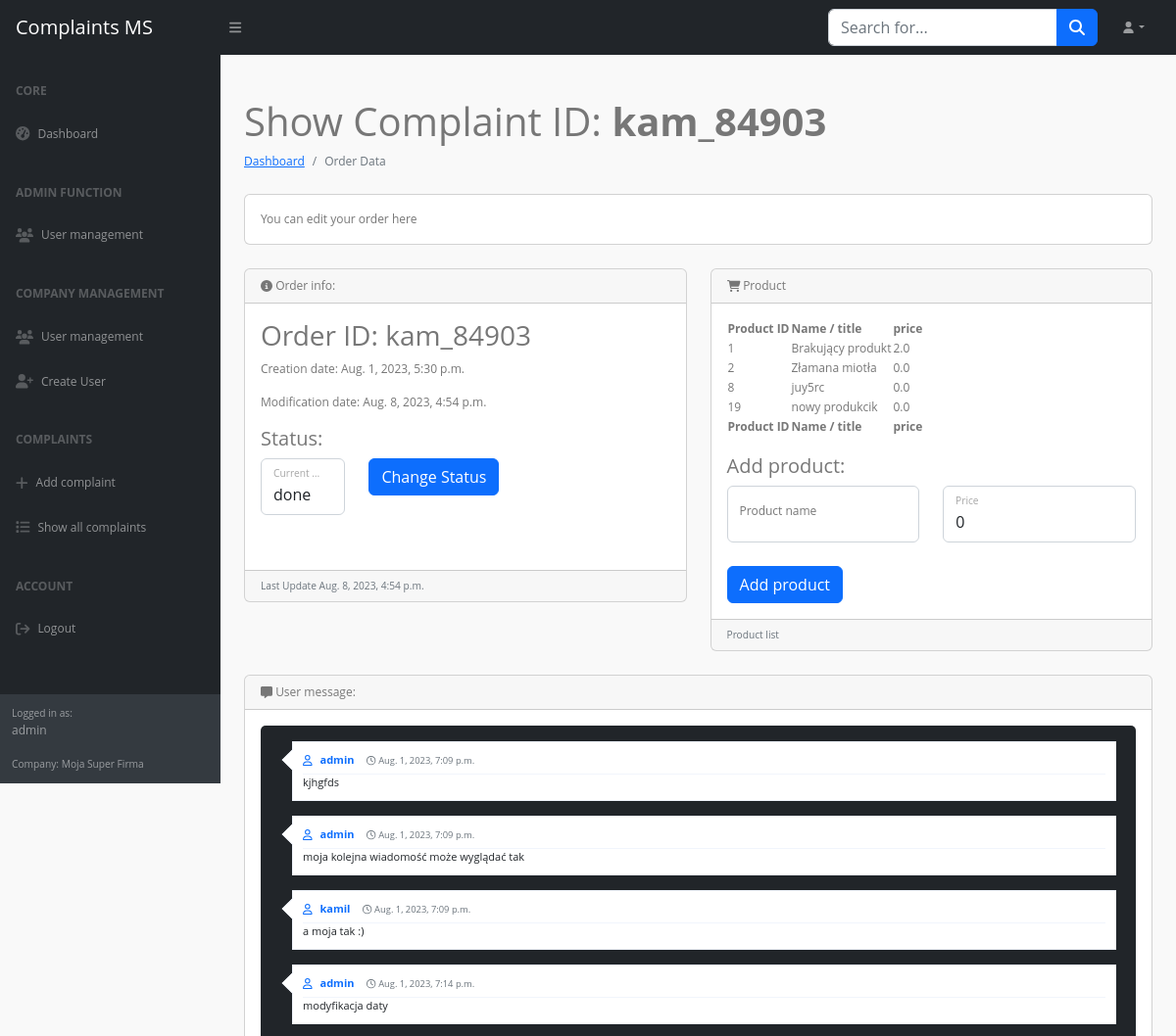
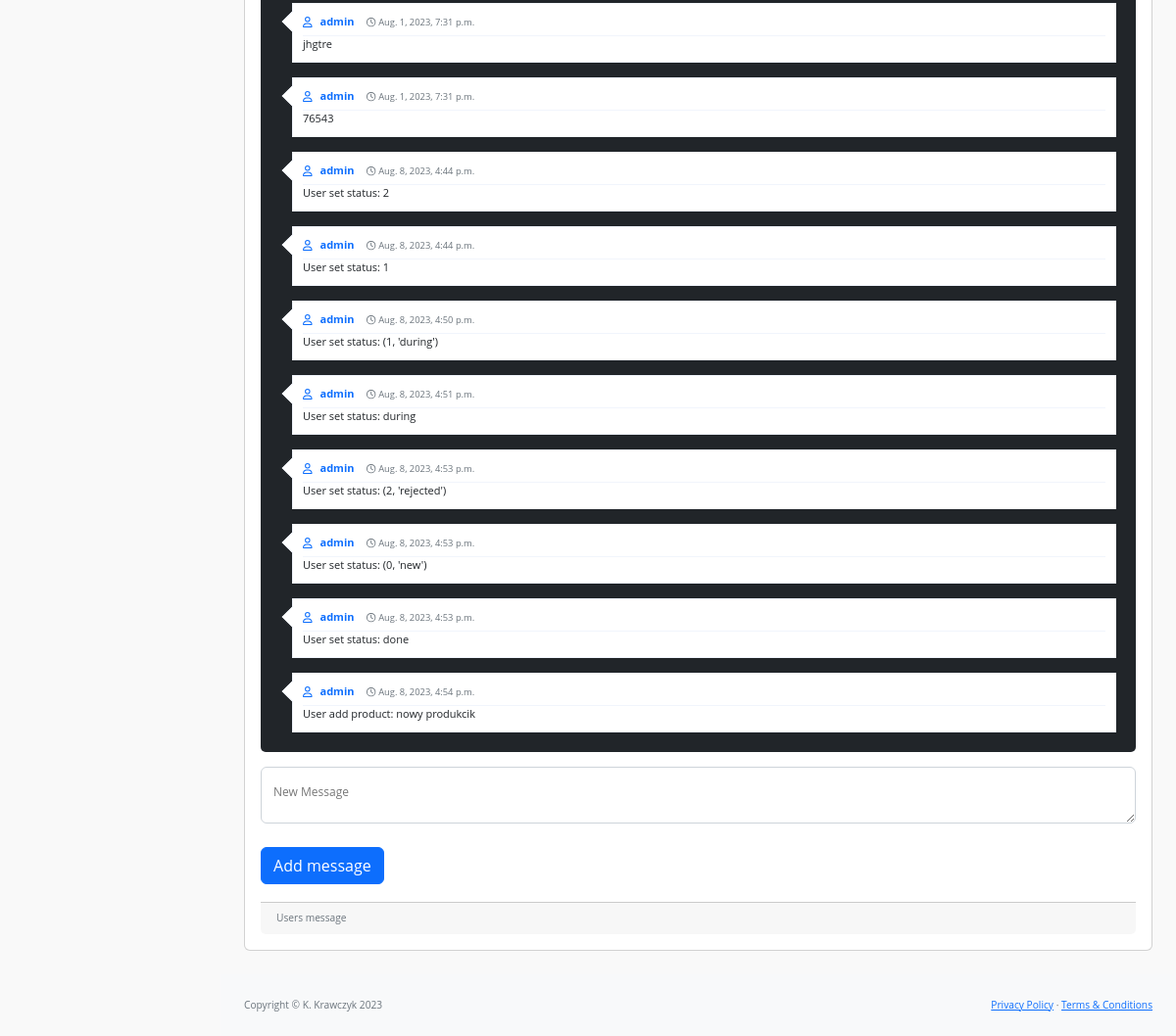
/panel/show-complaint/3/ (signed in), run on the app's committed database (2 pictures, top to bottom).
### complaints/models.py (models this page shows)
class MyUser(AbstractUser):
    company = models.ForeignKey(Company, on_delete=models.CASCADE, null=True, blank=True)
    user_custom_role = models.IntegerField(choices=USER_ROLE, default=2)

class Company(models.Model):
    name = models.CharField(max_length=64, null=True, blank=True)
    nip = models.CharField(max_length=16, primary_key=True)
    adress = models.CharField(max_length=64, null=True, blank=True)

class Order(models.Model):
    number = models.CharField(max_length=64)
    company = models.ForeignKey(Company, on_delete=models.CASCADE)
    status = models.IntegerField(choices=STATUS_LIST, default=0)
    creation_date = models.DateTimeField(default=datetime.now())
    modification_date = models.DateTimeField(default=datetime.now())
    product = models.ManyToManyField(Product)

class Product(models.Model):
    name = models.CharField(max_length=64)
    company = models.ForeignKey(Company, on_delete=models.CASCADE, null=True, blank=True)
    price = models.FloatField(null=True)

class Message(models.Model):
    user = models.ForeignKey(MyUser, on_delete=models.CASCADE)
    order = models.ForeignKey(Order, on_delete=models.CASCADE)
    text = models.CharField(max_length=128)
    creation_date = models.DateTimeField(default=datetime.now())

### complaints/views.py (the view)
# urls.py: path('panel/show-complaint/<int:complaint_id>/', ShowComplaintView.as_view()),
class ShowComplaintView(View):
    def get(self, request, complaint_id):
        if not request.user.is_authenticated:
            return redirect('/login/')
        if len(Order.objects.filter(pk=complaint_id)) != 1:
            return render(request, 'admin/no_permissions.html', {'message': 'There is no such order'})
        order = Order.objects.get(pk=complaint_id)
        if request.user.company_id != order.company_id:
            return render(request, 'admin/no_permissions.html', {'message': 'This is not your order!'})
        ctx = {
            'order': order,
            'products': Product.objects.filter(order=order),
            'messages': Message.objects.filter(order=order),
            'message_form': MessageForm(),
            'product_form': ProductForm(),
            'status_form': StatusForm(initial={'status': order.status}),
        }
        return render(request, 'user/show_complaint.html', ctx)

### complaints/forms.py
class MessageForm(forms.Form):
    text = forms.CharField(max_length=64, label='Order_ID', widget=forms.Textarea(attrs={
        'class': 'form-control',
        'id': 'inputOrderID',
        'placeholder': 'inputLogin',
        'rows': '5'
    }))

class ProductForm(forms.Form):
    name = forms.CharField(max_length=64, label='ProductName', widget=forms.TextInput(attrs={
        'class': 'form-control',
        'id': 'inputProductName',
        'placeholder': 'Product Name',
    }))
    price = forms.CharField(max_length=64, label='ProductPrice', widget=forms.NumberInput(attrs={
        'class': 'form-control',
        'id': 'inputPrice',
        'placeholder': '0',
        'value': '0',
        'step': '0.1',
        'min': 0,
    }))

### complaints/my_context_processor.py (called while the page is built)
def my_cp(request):
    user = request.user
    ctx = {}
    if user.is_authenticated:
        ctx.update({
            'current_user': user
        })
    return ctx

### complaints/templates/user/show_complaint.html (shortened to what this page needs)
{% extends 'user/../base.html' %}
{% block main %}
<main>
    <div class="container-fluid px-4">
        <h1 class="mt-4">Show Complaint ID: <b>{{ order.number }}</b></h1>
        <ol class="breadcrumb mb-4">
            <li class="breadcrumb-item"><a href="">Dashboard</a></li>
            <li class="breadcrumb-item active">Order Data</li>
        </ol>
        <div class="card mb-4">
            <div class="card-body">
                You can edit your order here
            </div>
        </div>
        <div class="row">
            <div class="col-lg-6">
                <div class="card mb-4">
                    <div class="card-header">
                        <i class="fa-solid fa-circle-info"></i>
                        Order info:
                    </div>
                    <div class="card-body">
                        <h3>Order ID: {{ order.number }}</h3>
                        <p>Creation date: {{ order.creation_date }}</p>
                        <p>Modification date: {{ order.modification_date }}</p>
                        <p>
                            <form method="POST" action="/panel/change-status/{{ order.id }}/">{% csrf_token %}
                                <div class="row mb-3">
                                    <h5>Status:</h5>
                                    <div class="col-md-3">
                                        <div class="form-floating mb-3 mb-md-0">
                                            {{ status_form.status }}
                                            <label for="inputLogin">Current status</label>
                                        </div>
                                    </div>
                                    <div class="col-md-6">
                                        <div class="form-floating">
                                            <button type="submit" class="btn btn-primary">Change Status</button>
                                        </div>
                                    </div>
                                </div>
                            </form>
                        </p>
                    </div>
                    <div class="card-footer small text-muted">Last Update {{ order.modification_date }}</div>
                </div>
            </div>
            <div class="col-lg-6">
                <div class="card mb-4">
                    <div class="card-header">
                        <i class="fa-solid fa-cart-shopping"></i>
                        Product
                    </div>
                    <div class="card-body">
                        <table id="datatablesSimple">
                            <thead>
                                <tr>
                                    <th>Product ID</th>
                                    <th>Name / title</th>
                                    <th>price</th>
                                </tr>
                            </thead>
                            <tbody>
                                {% for product in products %}
                                <tr>
                                    <td>{{ product.id }}</td>
                                    <td>{{ product.name }}</td>
                                    <td>{{ product.price }}</td>
                                </tr>
                                {% endfor %}
                            </tbody>
                            <tfoot>
                                <tr>
                                    <th>Product ID</th>
                                    <th>Name / title</th>
                                    <th>price</th>
                                </tr>
                            </tfoot>
                        </table>
                        <br>
                        <form method="POST" action="/panel/add-product/{{ order.id }}/">{% csrf_token %}
                            <div class="row mb-3">
                                <h5>Add product:</h5>
                                <div class="col-md-6">
                                    <div class="form-floating mb-3 mb-md-0">
                                        {{ product_form.name }}
                                        <label for="inputLogin">Product name</label>
                                    </div>
                                </div>
                                <div class="col-md-6">
                                    <div class="form-floating">
                                        {{ product_form.price }}
                                        <label for="inputEmail">Price</label>
                                    </div>
                                </div>
                            </div>
                            <div class="d-flex align-items-center justify-content-between mt-4 mb-0">
                                <button type="submit" class="btn btn-primary">Add product</button>
                            </div>
                        </form>
                    </div>
                    <div class="card-footer small text-muted">Product list</div>
                </div>
            </div>
        </div>
        <div class="card mb-4">
            <div class="card-header">
                <i class="fa-solid fa-message"></i>
                User message:
            </div>
            <div class="card-body">
                <div class="chat-message">
                    <ul class="chat">
                        {% for message in messages %}
                        <li class="left clearfix">
                            <div class="chat-body clearfix">
                                <div class="header">
                                    <strong class="primary-font"><i class="fa-regular fa-user" style="margin-right: 5px;"></i> {{ message.user.username }}</strong>
                                    <small class="pull-right text-muted" style="margin-left: 10px;"><i class="fa-regular fa-clock"></i> {{ message.creation_date }}</small>
                                </div>
                                <p>
                                    {{ message.text }}
                                </p>
                            </div>
                        </li>
                        {% endfor %}
                    </ul>
                </div>
            <form method="POST" action="/panel/add-message/{{ order.id }}/">{% csrf_token %}
                <div class="form-floating mb-3">
                    {{ message_form.text }}
                    <label for="inputEmail">New Message</label>
                </div>
                <div class="d-flex align-items-center justify-content-between mt-4 mb-0">
                    <button type="submit" class="btn btn-primary">Add message</button>
                </div>
            </form>
            <br>
            <div class="card-footer small text-muted">Users message</div>
        </div>
    </div>
</main>
{% endblock %}

### complaints/templates/navbar_left.html
<div id="layoutSidenav_nav">
                <nav class="sb-sidenav accordion sb-sidenav-dark" id="sidenavAccordion">
                    <div class="sb-sidenav-menu">
                        <div class="nav">
                            <div class="sb-sidenav-menu-heading">Core</div>
                            <a class="nav-link" href="/panel/home/">
                                <div class="sb-nav-link-icon"><i class="fas fa-tachometer-alt"></i></div>
                                Dashboard
                            </a>
                            <div class="sb-sidenav-menu-heading">Admin function</div>
                            <a class="nav-link" href="/adm/user">
                                <div class="sb-nav-link-icon"><i class="fa-solid fa-users"></i></div>
                                User management
                            </a>
                            <div class="sb-sidenav-menu-heading">Company management</div>
                            <a class="nav-link" href="/panel/users/">
                                <div class="sb-nav-link-icon"><i class="fa-solid fa-users"></i></div>
                                User management
                            </a>
                            <a class="nav-link" href="/panel/add_user/">
                                <div class="sb-nav-link-icon"><i class="fa-solid fa-user-plus"></i></div>
                                Create User
                            </a>
                            <div class="sb-sidenav-menu-heading">Complaints</div>
                            <a class="nav-link" href="/panel/add-compaint/">
                                <div class="sb-nav-link-icon"><i class="fa-solid fa-plus"></i></div>
                                Add complaint
                            </a>
                            <a class="nav-link" href="/panel/complaints/">
                                <div class="sb-nav-link-icon"><i class="fa-solid fa-list"></i></div>
                                Show all complaints
                            </a>
                            <div class="sb-sidenav-menu-heading">Account</div>
                            <a class="nav-link" href="/logout/">
                                <div class="sb-nav-link-icon"><i class="fa-solid fa-arrow-right-from-bracket"></i></div>
                                Logout
                            </a>
                        </div>
                    </div>
                    <div class="sb-sidenav-footer">
                        <div class="small">Logged in as:</div>
                        {{ current_user.username }}
                        <br><br>
                        <div class="small">Company:
                        {{ current_user.company.name }}</div>
                    </div>
                </nav>
            </div>

### data on the page
MyUser: username "admin", company.name "Moja Super Firma"
Order: number "kam_84903", creation_date "Aug. 1, 2023, 5:30 p.m.", modification_date "Aug. 8, 2023, 4:54 p.m."
Product: id "1", name "Brakujący produkt", price "2.0"
Product: id "2", name "Złamana miotła", price "0.0"
Product: id "8", name "juy5rc", price "0.0"
Product: id "19", name "nowy produkcik", price "0.0"
Message: user.username "admin", creation_date "Aug. 1, 2023, 7:09 p.m.", text "kjhgfds"
Message: user.username "admin", creation_date "Aug. 1, 2023, 7:09 p.m.", text "moja kolejna wiadomość może wyglądać tak"
Message: user.username "kamil", creation_date "Aug. 1, 2023, 7:09 p.m.", text "a moja tak :)"
Message: user.username "admin", creation_date "Aug. 1, 2023, 7:14 p.m.", text "modyfikacja daty"
Message: user.username "admin", creation_date "Aug. 1, 2023, 7:31 p.m.", text "jhgtre"
Message: user.username "admin", creation_date "Aug. 1, 2023, 7:31 p.m.", text "76543"
Message: user.username "admin", creation_date "Aug. 8, 2023, 4:44 p.m.", text "User set status: 2"
Message: user.username "admin", creation_date "Aug. 8, 2023, 4:44 p.m.", text "User set status: 1"
Message: user.username "admin", creation_date "Aug. 8, 2023, 4:50 p.m.", text "User set status: (1, 'during')"
Message: user.username "admin", creation_date "Aug. 8, 2023, 4:51 p.m.", text "User set status: during"
Message: user.username "admin", creation_date "Aug. 8, 2023, 4:53 p.m.", text "User set status: (2, 'rejected')"
Message: user.username "admin", creation_date "Aug. 8, 2023, 4:53 p.m.", text "User set status: (0, 'new')"
Message: user.username "admin", creation_date "Aug. 8, 2023, 4:53 p.m.", text "User set status: done"
Message: user.username "admin", creation_date "Aug. 8, 2023, 4:54 p.m.", text "User add product: nowy produkcik"
